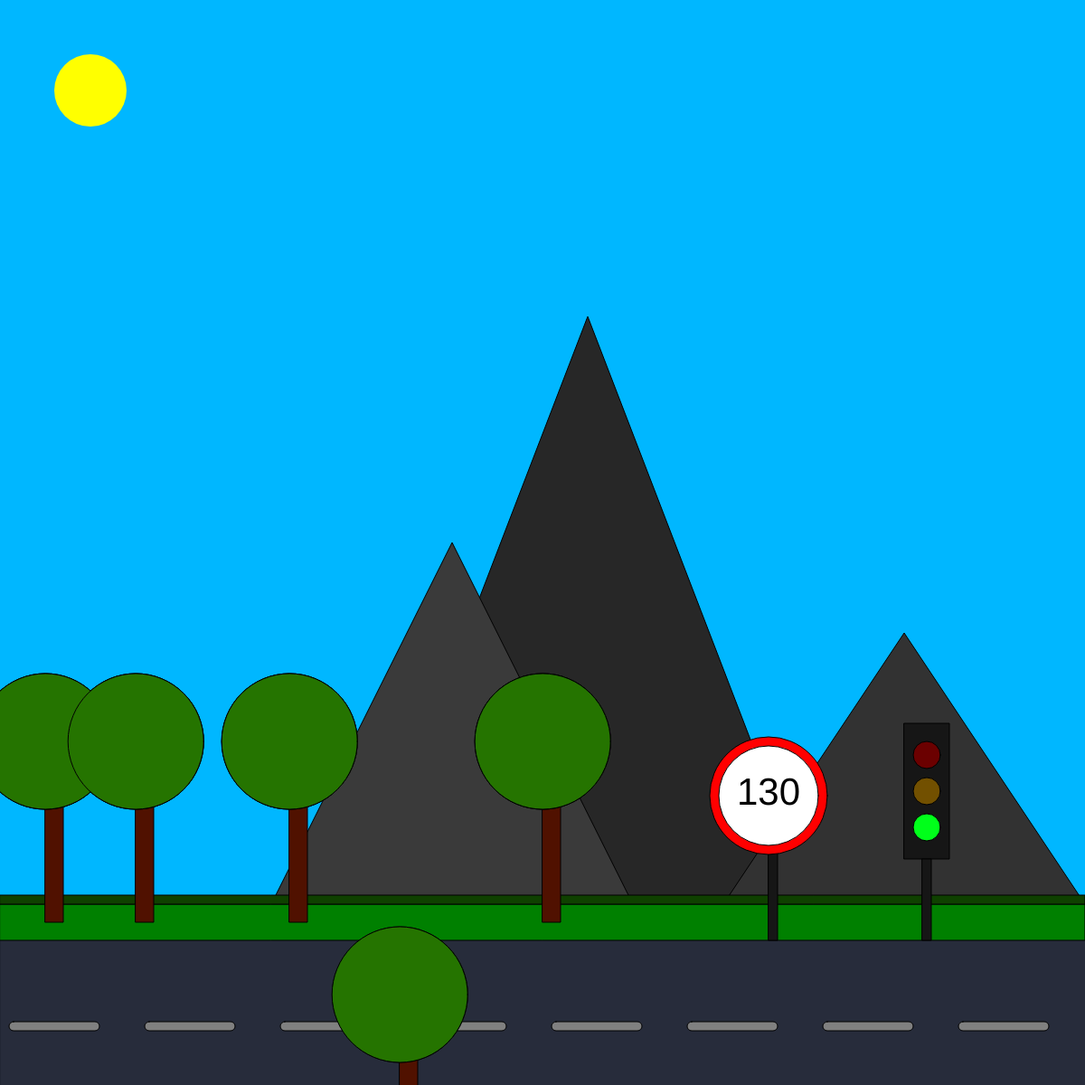
Frame 1 (no input)
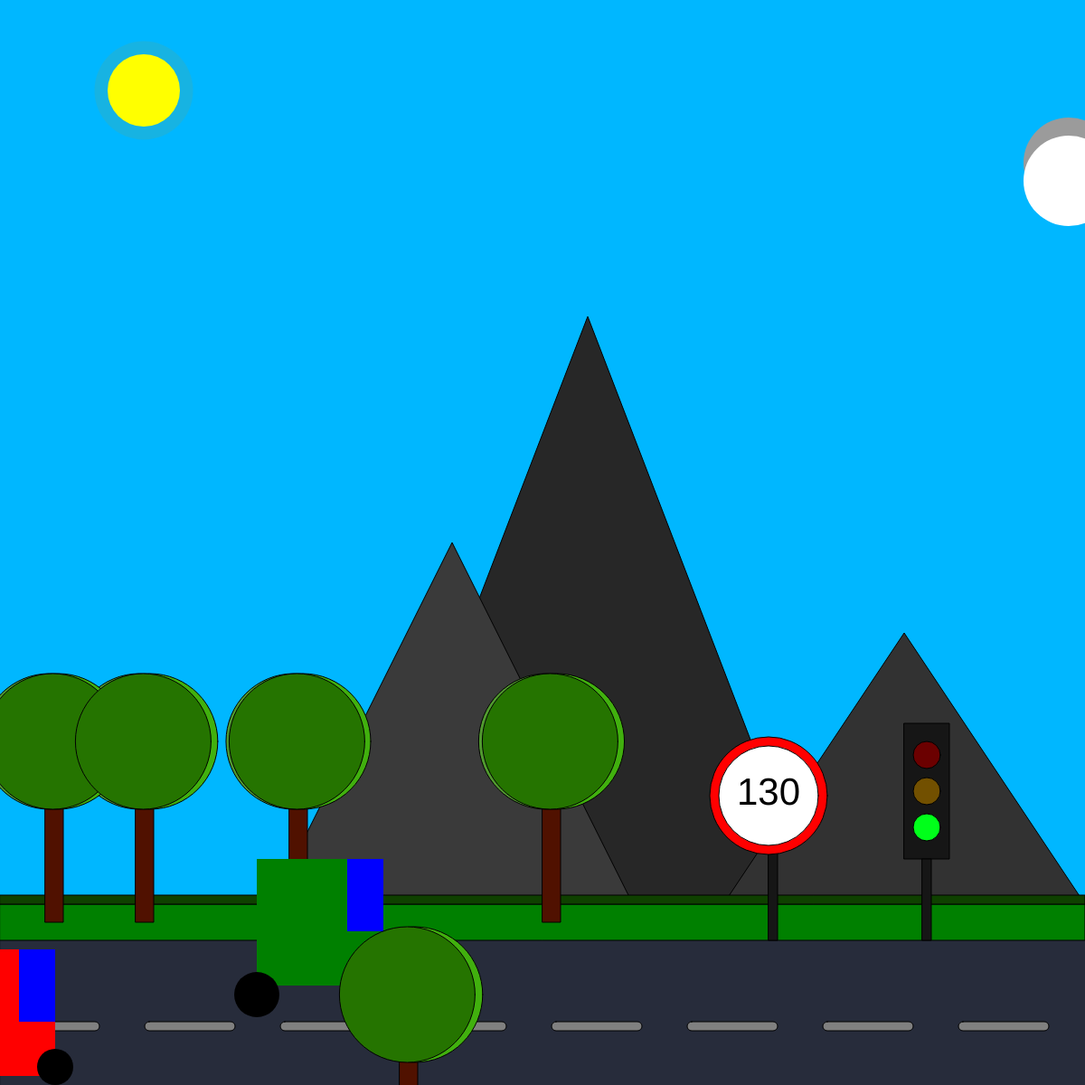
Frame 60 (no input)
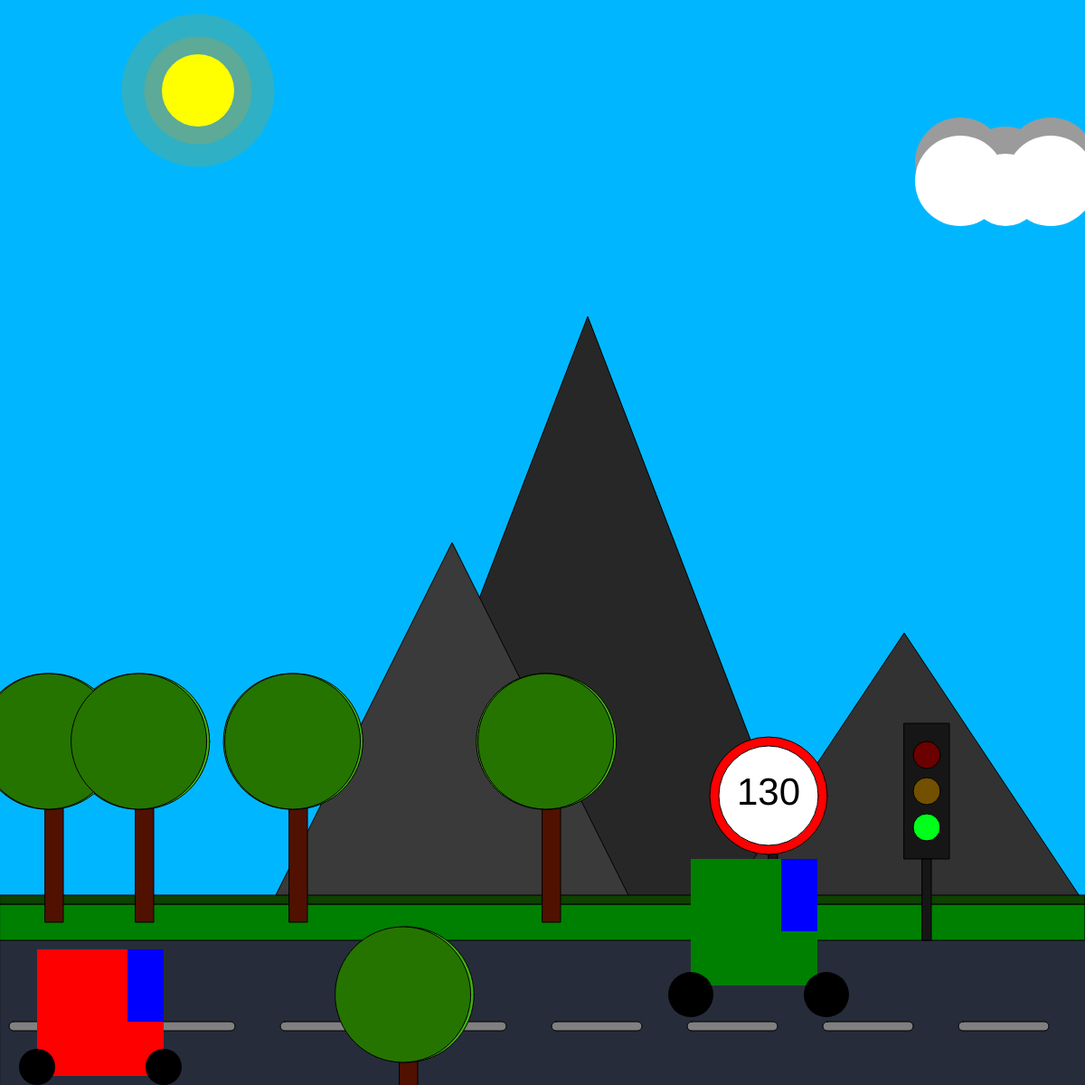
Frame 120 (the mouse pressed at the canvas centre since frame 60)

The p5.js sketch that drew these frames (run headless with seeded random() and noise() and a simulated clock; from frame 60 on, the mouse is pressed at the canvas centre):

// p5.js sketch
// ── sketch.js
function setup() {
  createCanvas(1200, 1200);

}
let red = ("#ff0000ff")
let orange = ("#ffb300ff")
let green = ("#00ff1aff")
let darkred = ("#6b0000ff")
let darkorange = ("#725000ff")
let darkgreen = ("#004a07ff")
let i = 1
let sunp = 100
let sd = 1
let c
let frame = true
let cp1 = 1300
let cp2 = 1400
let cp3 = 1350
let stopl = 2
let carx = 1
let lightsz = 200
let lightalp = 180
let balis = 0
let lm = 0
let lmd = 0
function draw() {
  lightsz ++
  lightalp +=0.5
if (lmd == 0) {
  lm += 0.2;
  if (lm >= 10) {
    lmd = 1; 
  }
} else if (lmd == 1) {
  lm -= 0.2;
  if (lm <= 0) {
    lmd = 0;
  }
}

  background("#00b7ffff");
  fill("#272727ff")
  triangle(400,1000,650,350,900,1000)
  fill("#3a3a3aff")
  triangle(300,1000,500,600,700,1000)
  fill("#323232ff")
  triangle(800,1000,1000,700,1200,1000)
  fill("#272c3bff")
  rect(0,1000,2000,12000)
  fill("green")
  rect(0,1000,1200,40)
  fill("#0f4100ff")
  rect(0,990,1200,10)
  fill("grey")
  rect (10, 1130, 100, 10, 10)
  rect (160, 1130, 100, 10, 10)
  rect (310, 1130, 100, 10, 10)
  rect (460, 1130, 100, 10, 10)
  rect (610, 1130, 100, 10, 10)
  rect (760, 1130, 100, 10, 10)
  rect (910, 1130, 100, 10, 10)
  rect (1060, 1130, 100, 10, 10)
  fill ("#501100ff")
  rect(50,820,20,200)
  rect(150,820,20,200)
  rect(320,820,20,200)
  rect(600,820,20,200)

  fill("#519a2fff")
  circle(lm*0.55+50,820,150)
  circle(lm*0.51+150,820,150)
  circle(lm*0.59+320,820,150)
  circle(lm*0.52+600,820,150)
  fill("#41b00eff")
  circle(lm/0.58+50,820,150)
  circle(lm/0.53+150,820,150)
  circle(lm/0.56+320,820,150)
  circle(lm/0.54+600,820,150)
  fill("#257400ff")
  circle(lm+50,820,150)
  circle(lm+150,820,150)
  circle(lm+320,820,150)
  circle(lm+600,820,150)
  fill("#161616ff")
  rect(1000,800,50,150)
  rect(1020,950,10,90)
  rect(850,940,10,100)
  fill("#ff0000ff")
  circle(850,880,130)
  fill(255)
  circle(850,880,110)
  fill(0)
  textSize(42)
  text(130,815,890)

if (stopl == 2){
  fill(darkred)
  circle(1025,835,30)
  fill(darkorange)
  circle(1025,875,30)
  fill(green)
  circle(1025,915,30)
}
else if (stopl == 1){
  fill(darkred)
  circle(1025,835,30)
  fill(orange)
  circle(1025,875,30)
  fill(darkgreen)
  circle(1025,915,30)
}
else if (stopl == 0){
  fill(red)
  circle(1025,835,30)
  fill(darkorange)
  circle(1025,875,30)
  fill(darkgreen)
  circle(1025,915,30)
}
if (lightsz >= 200){
  lightsz = 0
  lightalp = 0
}
strokeWeight (0)
fill(252, 152, 3, lightalp)
circle(sunp,100,lightsz)
fill(202, 152, 3, lightalp)
circle(sunp,100,lightsz+50)
fill ("yellow")
circle(sunp,100,80)
if (sd === 1 && sunp < 1150) {
  sunp++
} else if (sd === 1 && sunp >= 1150) {
  sd = 2
  sunp--
} else if (sd === 2 && sunp > 100) {
  sunp--
} else if (sd === 2 && sunp <= 100) {
  sd = 1
  sunp++
}
strokeWeight(0)
fill (155)
circle (cp1,180, 100)
circle (cp1+50,190, 100)
circle (cp1+100,180, 100)
fill (255)
circle (cp1,200, 100)
circle (cp1+50,210, 80)
circle (cp1+100,200, 100)

cp1-=2
if (cp1 < -600){
  cp1 = 1300
}
fill (155)
circle (cp2+100,280, 100)
circle (cp2+150,290, 100)
circle (cp2+200,280, 100)
fill (255)
circle (cp2+100,300, 100)
circle (cp2+150,310, 80)
circle (cp2+200,300, 100)
cp2--
if (cp2 < -600){
  cp2 = 1300
}
fill (155)
circle (cp3+250,480, 100)
circle (cp3+300,490, 100)
circle (cp3+350,480, 100)
fill (255)
circle (cp3+250,500, 100)
circle (cp3+300,510, 80)
circle (cp3+350,500, 100)
cp3-=2.5
if (cp3 < -500){
  cp3 = 1300
}
if (stopl == 2){
  carx+=2
}
else if (stopl == 1){
  carx++
}
else if (stopl == 0){
  carx= carx
}
fill ("green")
rect(carx*4 % (1400) -200,950,140)
fill("blue")
rect(carx*4 % (1400)-100,950,40,80)
fill(0)
circle(carx*4%(1400) -200,1100,50)
circle(carx*4%(1400)-50,1100,50)
fill ("red")
rect(carx % (1400) -200 ,1050,140)
fill("blue")
rect(carx%(1400)-100,1050,40,80)
fill(0)
circle(carx%(1400)-200 ,1180,40)
circle(carx%(1400)-60 ,1180,40)
strokeWeight(1)
fill ("#501100ff")
  rect(442,1100,20,200)
  fill("#41b00eff")
  circle(lm/0.5+442,1100,150)
fill("#257400ff")
  circle(lm+442,1100,150)

}
function keyPressed(){
  if (key == "Enter"){
    if  (stopl == 2){
      stopl = 0
    }
    else if (stopl == 0){
      stopl = 1
    }
    else if (stopl ==1){
      stopl =2 
    }
  }
}
